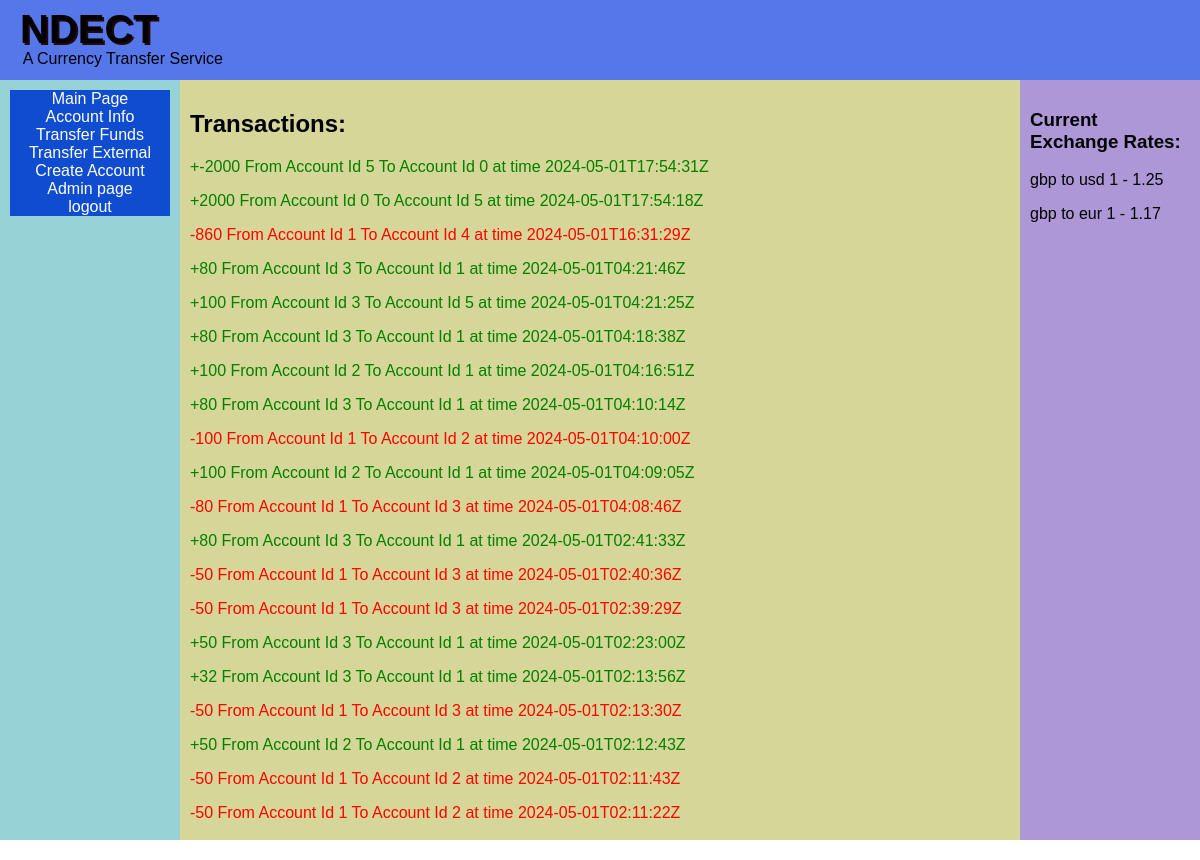
Screenshot of /pages/accountinfo.php (signed in) with the database file from the repository.
### tables this page shows
CREATE TABLE "Transaction_Table" (
	"TransactionId"	INTEGER NOT NULL UNIQUE,
	"Ammount"	REAL NOT NULL,
	"time"	INTEGER NOT NULL UNIQUE,
	"convertion"	REAL NOT NULL,
	"SenderId"	INTEGER NOT NULL,
	"ReciverId"	INTEGER NOT NULL,
	FOREIGN KEY("SenderId") REFERENCES "Account_Table"("AccountId"),
	FOREIGN KEY("ReciverId") REFERENCES "Account_Table"("AccountId"),
	PRIMARY KEY("TransactionId" AUTOINCREMENT)
);

CREATE TABLE "Currency" (
	"CurrencyId"	INTEGER NOT NULL UNIQUE,
	"Togbp"	REAL NOT NULL,
	"name"	TEXT NOT NULL,
	PRIMARY KEY("CurrencyId")
);

### pages/accountinfo.php (the view, shortened to what this page needs)
<!DOCTYPE html>
<html lang="en">
<head>
<link rel="stylesheet" href="../css/thecss.css">
</head>
<body>
<?php
include '../assets/headerbar.php';
?>
<div class = "row">
  <?php
  include '../assets/left_sidebar.php';
  ?>
  <div class = "column centre">
    <h2>Transactions:</h2>
    <?php
    $db = new SQLite3('../db/db.db');
    $userid = $_SESSION["user_id"];
    $sql = "SELECT AccountId From Account_Table Where UserId = $userid";
    $results = $db->query($sql);
    $result = $results->fetchArray();
    $accountid = "(";
    $accountid .= ($result["AccountId"]);
    $result = $results->fetchArray();
    while($result != False){
      $accountid .= (",".$result["AccountId"]);
      $result = $results->fetchArray();
    }
    $accountid .= ")";
    $sql = "SELECT * From Transaction_Table
    Where ReciverId IN $accountid OR senderid IN $accountid
    ORDER by TIME DESC";
    $results = $db->query($sql);
    $result = $results->fetchArray();
    while($result != False){
      if($result["SenderId"] == $userid){
        echo "<p style='color:red;'> -".$result["Ammount"]." From Account Id ".$result["SenderId"]." To Account Id ".$result["ReciverId"]." at time ". date("Y-m-d\TH:i:s\Z",$result["time"])."</p>";
      }
      else{
        echo "<p style='color:green;'> +".($result["Ammount"]*$result["convertion"])." From Account Id ".$result["SenderId"]." To Account Id ".$result["ReciverId"]." at time ". date("Y-m-d\TH:i:s\Z",$result["time"])."</p>";
      }
      $result = $results->fetchArray();
    }
    ?>
  </div>
  <div class = "column right">
  <h3>Current Exchange Rates:</h3>
  <?php
    $sql = "SELECT Togbp,name From Currency where CurrencyId > 1";
    $results = $db->query($sql);
    $result = $results->fetchArray();
    while($result != False){
      echo "<p> gbp to ".$result["name"]."  1 - ".$result["Togbp"]."</p>";
      $result = $results->fetchArray();
    }
    ?>
  </div>
</div>
</body>
</html>

### assets/headerbar.php (shortened to what this page needs)
<!DOCTYPE html>
<html lang="en">
<head>
<link rel="stylesheet" href="../css/thecss.css">
</head>
<div class = "headerbar">
  <h1>NDECT</h1>
  <p2>A Currency Transfer Service</p>
</div>

### assets/left_sidebar.php (shortened to what this page needs)
<!DOCTYPE html>
<html lang="en">
<head>
<link rel="stylesheet" href="../css/thecss.css">
</head>
<div class = "column left">
  <a href="mainpage.php" class = "button">Main Page </a>
  <a href="accountinfo.php" class = "button">Account Info </a>
  <a href="TransferFunds.php" class = "button">Transfer Funds </a>
  <a href="TransferExternal.php" class = "button">Transfer External </a>
  <a href="createaccount.php" class = "button">Create Account</a>
  <?php
  $db = new SQLite3('../db/db.db');
  $userid = $_SESSION["user_id"];
  $sql = "SELECT adminbool from User_Table Where UserId = $userid";
  $results = $db->query($sql);
  $result = $results->fetchArray();
  if($result["adminbool"] == 1){
    echo"<a href='adminpage.php' class = 'button'>Admin page</a>";
  }
  ?>
  <a href="logout.php" class = "button">logout</a>
  </div>

### css/thecss.css (style rules this page uses)
html, body { height: calc(100% - 40px); width: 100%; margin: 0px; }
.headerbar { margin-top: -20px; width: 100%; background-color: #5577e9; overflow: show; height:100px; }
.row { height: 100%; padding-top: 0px; }
.row:after { content: ""; display: table; clear: both; }
.column { float: left; padding: 10px; max-width: 100%; height: 100%; }
.left { background-color: #97d2d6; width: 15%; }
.centre { background-color: #d5d697; width: 70%; overflow-y: auto; }
.right { background-color: #ad97d6; width: 15%; }
.button { background-color: #0f4ccf; border: none; color: white; padding:0; text-align: center; text-decoration: none; display: inline-block; font-size: 16px; transition-duration: 0.2s; width: 100%; }

### pages/accountinfo.php (style rules this page uses)
* { box-sizing: border-box; }
body { font-family: Arial, Helvetica, sans-serif; }

### assets/headerbar.php (style rules this page uses)
* { box-sizing: border-box; }
body { font-family: Arial, Helvetica, sans-serif; }
h1 { float : left; position: relative; left: 20px; font-size: 40px; text-shadow: 2px 2px #250808; }
p2 { position: relative; left: -115px; top: 70px; }

### assets/left_sidebar.php (style rules this page uses)
* { box-sizing: border-box; }
body { font-family: Arial, Helvetica, sans-serif; }

### rows the page displays
transaction_table: $result['Ammount']*$result['convertion'] "-2000", SenderId "5", ReciverId "0", time "2024-05-01T17:54:31Z"
transaction_table: $result['Ammount']*$result['convertion'] "2000", SenderId "0", ReciverId "5", time "2024-05-01T17:54:18Z"
transaction_table: Ammount "860", SenderId "1", ReciverId "4", time "2024-05-01T16:31:29Z"
transaction_table: $result["Ammount"]*$result["convertion"] "80", SenderId "3", ReciverId "1", time "2024-05-01T04:21:46Z"
transaction_table: $result['Ammount']*$result['convertion'] "100", SenderId "3", ReciverId "5", time "2024-05-01T04:21:25Z"
transaction_table: $result["Ammount"]*$result["convertion"] "80", SenderId "3", ReciverId "1", time "2024-05-01T04:18:38Z"
transaction_table: $result['Ammount']*$result['convertion'] "100", SenderId "2", ReciverId "1", time "2024-05-01T04:16:51Z"
transaction_table: $result["Ammount"]*$result["convertion"] "80", SenderId "3", ReciverId "1", time "2024-05-01T04:10:14Z"
transaction_table: Ammount "100", SenderId "1", ReciverId "2", time "2024-05-01T04:10:00Z"
transaction_table: $result['Ammount']*$result['convertion'] "100", SenderId "2", ReciverId "1", time "2024-05-01T04:09:05Z"
transaction_table: Ammount "80", SenderId "1", ReciverId "3", time "2024-05-01T04:08:46Z"
transaction_table: $result["Ammount"]*$result["convertion"] "80", SenderId "3", ReciverId "1", time "2024-05-01T02:41:33Z"
transaction_table: Ammount "50", SenderId "1", ReciverId "3", time "2024-05-01T02:40:36Z"
transaction_table: Ammount "50", SenderId "1", ReciverId "3", time "2024-05-01T02:39:29Z"
transaction_table: $result["Ammount"]*$result["convertion"] "50", SenderId "3", ReciverId "1", time "2024-05-01T02:23:00Z"
transaction_table: $result["Ammount"]*$result["convertion"] "32", SenderId "3", ReciverId "1", time "2024-05-01T02:13:56Z"
transaction_table: Ammount "50", SenderId "1", ReciverId "3", time "2024-05-01T02:13:30Z"
transaction_table: $result['Ammount']*$result['convertion'] "50", SenderId "2", ReciverId "1", time "2024-05-01T02:12:43Z"
transaction_table: Ammount "50", SenderId "1", ReciverId "2", time "2024-05-01T02:11:43Z"
transaction_table: Ammount "50", SenderId "1", ReciverId "2", time "2024-05-01T02:11:22Z"
currency: name "usd", Togbp "1.25"
currency: name "eur", Togbp "1.17"
